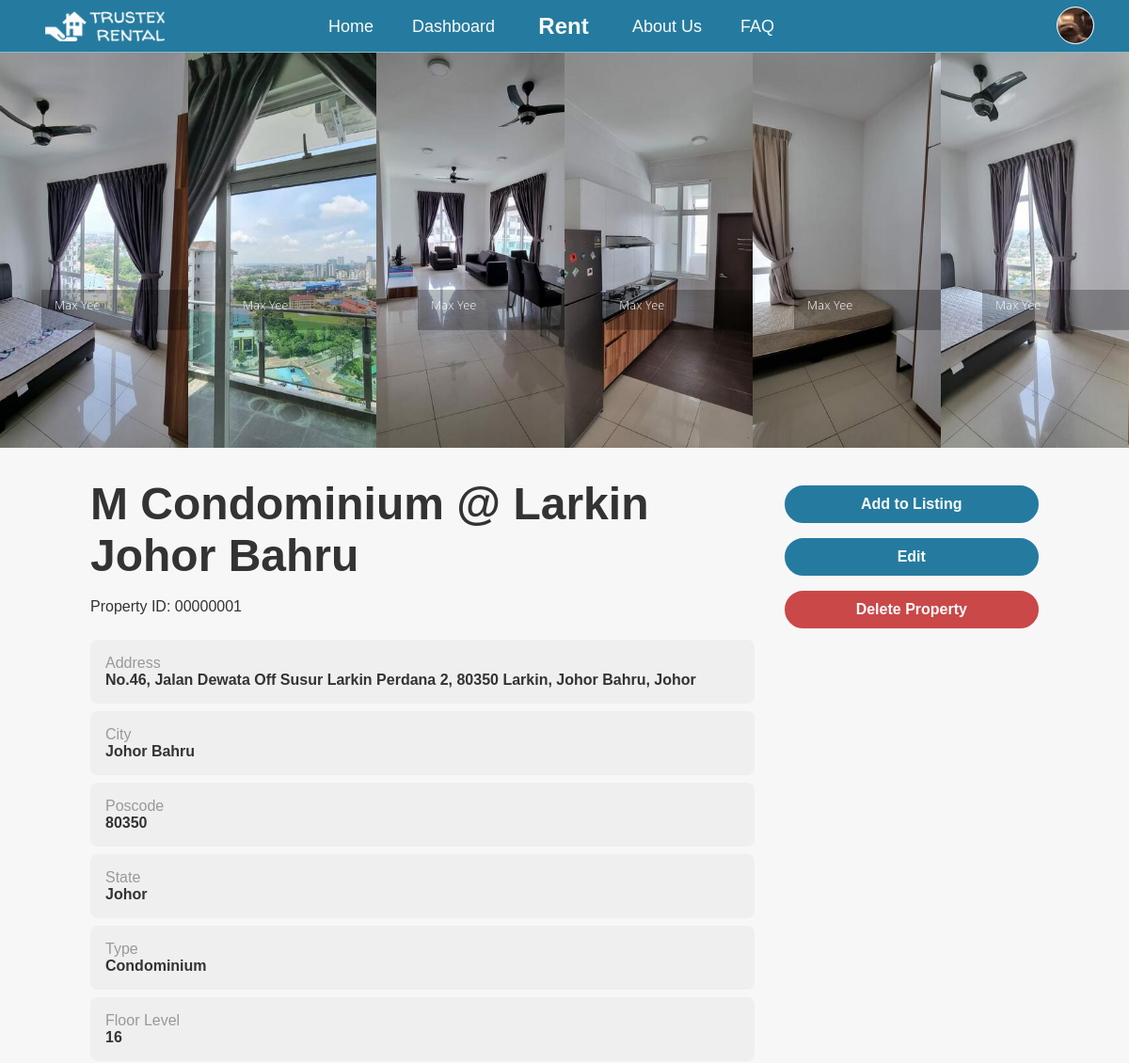
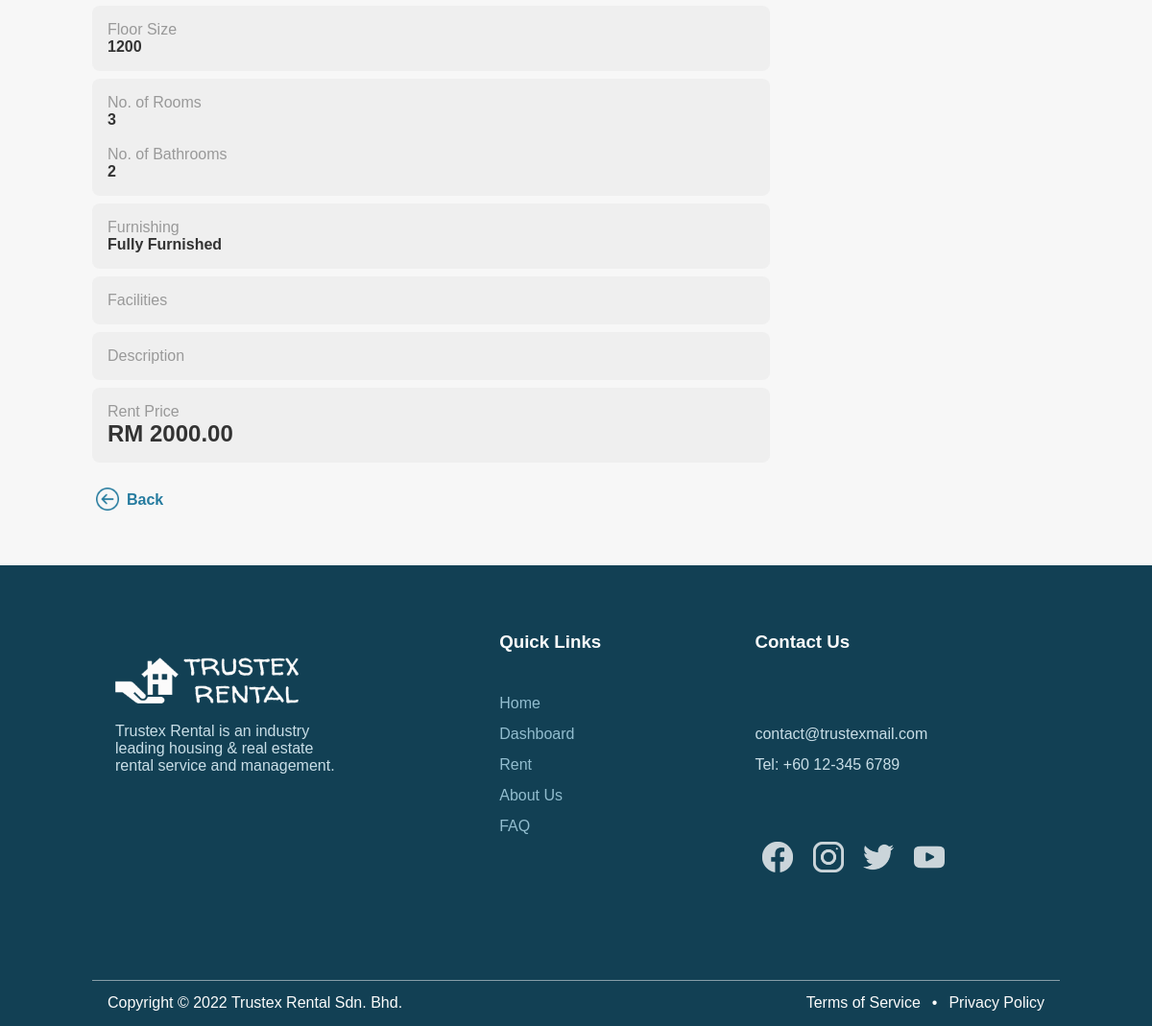
Page /property.php?id=1&source=details (signed in) on the committed database (2 pictures, top to bottom).
### tables this page shows
CREATE TABLE `property` (
  `propertyID` int(6) NOT NULL,
  `landlordRegNo` int(6) NOT NULL,
  `propertyName` varchar(256) NOT NULL DEFAULT 'N/A',
  `propertyAddress` varchar(512) NOT NULL DEFAULT 'N/A',
  `propertyCity` varchar(64) NOT NULL DEFAULT 'N/A',
  `propertyPoscode` varchar(5) NOT NULL DEFAULT 'N/A',
  `propertyState` varchar(64) NOT NULL DEFAULT 'N/A',
  `propertyType` varchar(32) DEFAULT 'N/A',
  `propertyFloorLevel` int(2) DEFAULT NULL,
  `propertyFloorSize` int(6) DEFAULT NULL,
  `propertyNumRooms` int(2) NOT NULL,
  `propertyBathrooms` int(2) NOT NULL,
  `propertyFurnishing` varchar(32) DEFAULT 'N/A',
  `propertyFacilities` varchar(128) DEFAULT 'N/A',
  `propertyDesc` varchar(2048) DEFAULT 'N/A',
  `rentPrice` decimal(6,2) DEFAULT NULL
);

### property.php (the view, shortened to what this page needs)
<?php
  $prop_id = $_GET['id'];
  include("dbconnect.php");
  $sql = "SELECT *
          FROM property
          WHERE propertyID = '$prop_id'";
  $result = mysqli_query($connect, $sql) or die ("Error: ".mysqli_error());
  $property = mysqli_fetch_assoc($result);
  $propertyName = $property["propertyName"];
  $propertyAddress = $property["propertyAddress"];
  $propertyCity = $property["propertyCity"];
  $propertyPoscode = $property["propertyPoscode"];
  $propertyState = $property["propertyState"];
  $propertyType = $property["propertyType"];
  $propertyFloorLevel = $property["propertyFloorLevel"];
  $propertyFloorSize = $property["propertyFloorSize"];
  $propertyNumRooms = $property["propertyNumRooms"];
  $propertyBathrooms = $property["propertyBathrooms"];
  $propertyFurnishing = $property["propertyFurnishing"];
  $rentPrice = $property["rentPrice"];
?>
<!DOCTYPE html>
<html>
  <body id="property">
    <div class="default-container">
      <div class="property-images-container">
      <?php
        $dir = "assets/images/properties/property-" . sprintf('%06d', $prop_id) . "";
        $thumb = [];
        if ($f = opendir($dir)) {
          $i = 0;
          while (($file = readdir($f)) != false) {
            if ($file != '.' && $file != '..') {
              $thumb[$i] = "assets/images/properties/property-" . sprintf('%06d', $prop_id) . "/" . $file . "";
              $i++;
            }
          }
        }
        for ($i = 0; $i < count($thumb); $i++) {
      ?>
          <div class="property-banner-image">
            <image class="" src="<?php echo $thumb[$i] ?>">
          </div>
      <?php
        }
      ?>
      </div>
      <div class="container-margin listing-section-container">
        <div class="listing-section-left">
          <form class="property-details" action="" method="POST" enctype="multipart/form-data">
            <h1 class="property-details-text"><?php echo $propertyName ?></h1>
            <input class="property-text-h1 property-text-input" type="text" name="propertyName" value="<?php echo $propertyName ?>" placeholder="N/A" readonly><br>
            <p>Property ID: <?php echo sprintf("%08d",$property['propertyID']) ?></p><br>
            <div class="property-detail">
              <label for="propertyAddress">Address</label><br>
              <p class="property-details-text"><?php echo $propertyAddress ?></p>
            </div>
            <div class="property-detail">
              <label for="propertyCity">City</label><br>
              <p class="property-details-text"><?php echo $propertyCity ?></p>
            </div>
            <div class="property-detail">
              <label for="propertyPoscode">Poscode</label><br>
              <p class="property-details-text"><?php echo $propertyPoscode ?></p>
            </div>
            <div class="property-detail">
              <label for="propertyState">State</label><br>
              <p class="property-details-text"><?php echo $propertyState ?></p>
            </div>
            <div class="property-detail">
              <label for="propertyType">Type</label><br>
              <p class="property-details-text"><?php echo $propertyType ?></p>
            </div>
            <div class="property-detail">
              <label for="propertyFloorLevel">Floor Level</label><br>
              <p class="property-details-text"><?php echo $propertyFloorLevel ?></p>
            </div>
            <div class="property-detail">
              <label for="propertyFloorSize">Floor Size</label><br>
              <p class="property-details-text"><?php echo $propertyFloorSize ?></p>
            </div>
            <div class="property-detail">
              <label for="propertyNumRooms">No. of Rooms</label><br>
              <p class="property-details-text"><?php echo $propertyNumRooms ?></p>
              <br>
              <label for="propertyBathrooms">No. of Bathrooms</label><br>
              <p class="property-details-text"><?php echo $propertyBathrooms ?></p>
            </div>
            <div class="property-detail">
              <label for="propertyFurnishing">Furnishing</label><br>
              <p class="property-details-text"><?php echo $propertyFurnishing ?></p>
            </div>
            <div class="property-detail">
              <label for="propertyFacilities">Facilities</label><br>
            </div>
            <div class="property-detail">
              <label for="propertyDesc">Description</label><br>
            </div>
            <div class="property-detail">
              <label for="propertyNumRooms">Rent Price</label><br>
              <p class="property-details-text"><h2>RM <?php echo $rentPrice ?></h2></p>
            </div>
          </form>
          <br>
          <?php
            if ($_SESSION['userType'] == 'A' && isset($_GET['source']) && $_GET['source'] == 'details') {
          ?>
              <a class="return-dashboard" href="landlord-details.php?id=<?php echo $property['landlordRegNo']?>">
                <img src="assets/icons/back-button.png"></img>
                <h4>Back</h4>
              </a>
          <?php
            }
          ?>
        </div>
        <div class="property-section-right">
          <form class="property-manage-form" method="POST">
            <input class="property-manage-button" type="submit" name="listing-submit" value="Add to Listing">
            <input class="property-manage-button edit-property-button" type="button" name="edit-property-button" onclick="toggleEditProperty()" value="Edit">
            <input class="property-delete-button delete-property-button" type="button" name="delete-property-button" onclick="toggleDeleteForm()" value="Delete Property">
          </form>
        </div>
      </div>
    </div>
  </body>
</html>

### rows in the picture
property: propertyName "M Condominium @ Larkin Johor Bahru", propertyID "00000001", propertyAddress "No.46, Jalan Dewata Off Susur Larkin Perdana 2, 80350 Larkin, Johor Bahru, Johor", propertyCity "Johor Bahru", propertyPoscode "80350", propertyState "Johor", propertyType "Condominium", propertyFloorLevel "16", propertyFloorSize "1200", propertyNumRooms "3", propertyBathrooms "2", propertyFurnishing "Fully Furnished", rentPrice "2000.00"
